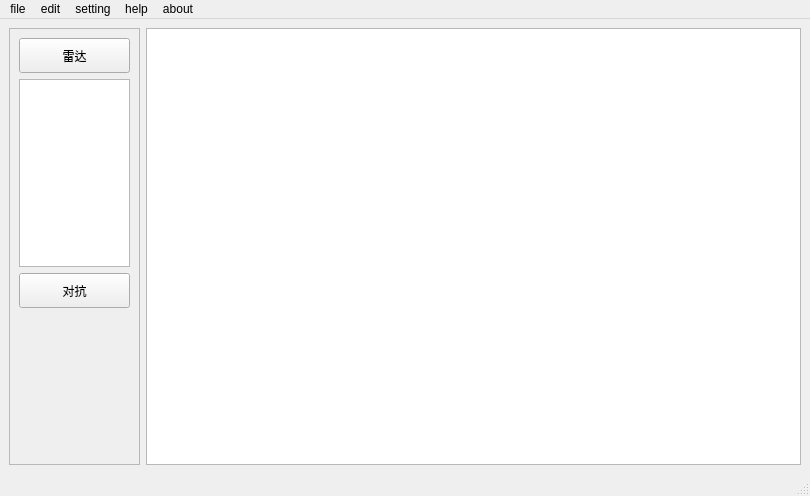
<?xml version="1.0" encoding="UTF-8"?>
<ui version="4.0">
 <class>MainWindowNew</class>
 <widget class="QMainWindow" name="MainWindowNew">
  <property name="geometry">
   <rect>
    <x>0</x>
    <y>0</y>
    <width>810</width>
    <height>496</height>
   </rect>
  </property>
  <property name="windowTitle">
   <string>MainWindow</string>
  </property>
  <widget class="QWidget" name="centralwidget">
   <layout class="QGridLayout" name="gridLayout" columnstretch="1,5">
    <item row="0" column="1">
     <widget class="QGraphicsView" name="graphicsView">
      <property name="frameShape">
       <enum>QFrame::StyledPanel</enum>
      </property>
      <property name="frameShadow">
       <enum>QFrame::Plain</enum>
      </property>
      <property name="sizeAdjustPolicy">
       <enum>QAbstractScrollArea::AdjustToContents</enum>
      </property>
     </widget>
    </item>
    <item row="0" column="0">
     <widget class="QScrollArea" name="scrollArea">
      <property name="widgetResizable">
       <bool>true</bool>
      </property>
      <widget class="QWidget" name="scrollAreaWidgetContents">
       <property name="geometry">
        <rect>
         <x>0</x>
         <y>0</y>
         <width>129</width>
         <height>435</height>
        </rect>
       </property>
       <layout class="QVBoxLayout" name="verticalLayout_2">
        <item>
         <layout class="QVBoxLayout" name="verticalLayout">
          <item>
           <widget class="QPushButton" name="RadarListButton">
            <property name="sizePolicy">
             <sizepolicy hsizetype="Minimum" vsizetype="Fixed">
              <horstretch>0</horstretch>
              <verstretch>0</verstretch>
             </sizepolicy>
            </property>
            <property name="minimumSize">
             <size>
              <width>0</width>
              <height>35</height>
             </size>
            </property>
            <property name="maximumSize">
             <size>
              <width>16777215</width>
              <height>35</height>
             </size>
            </property>
            <property name="text">
             <string>雷达</string>
            </property>
            <property name="autoDefault">
             <bool>false</bool>
            </property>
            <property name="default">
             <bool>false</bool>
            </property>
            <property name="flat">
             <bool>false</bool>
            </property>
           </widget>
          </item>
          <item>
           <widget class="DragListWidget" name="RadarListWidget">
            <property name="minimumSize">
             <size>
              <width>100</width>
              <height>50</height>
             </size>
            </property>
            <property name="maximumSize">
             <size>
              <width>100000</width>
              <height>100000</height>
             </size>
            </property>
           </widget>
          </item>
          <item>
           <widget class="QPushButton" name="RivalListButton">
            <property name="minimumSize">
             <size>
              <width>0</width>
              <height>35</height>
             </size>
            </property>
            <property name="text">
             <string>对抗</string>
            </property>
           </widget>
          </item>
         </layout>
        </item>
        <item>
         <spacer name="verticalSpacer">
          <property name="orientation">
           <enum>Qt::Vertical</enum>
          </property>
          <property name="sizeHint" stdset="0">
           <size>
            <width>20</width>
            <height>150</height>
           </size>
          </property>
         </spacer>
        </item>
       </layout>
      </widget>
     </widget>
    </item>
   </layout>
  </widget>
  <widget class="QMenuBar" name="menubar">
   <property name="geometry">
    <rect>
     <x>0</x>
     <y>0</y>
     <width>810</width>
     <height>21</height>
    </rect>
   </property>
   <widget class="QMenu" name="menufile">
    <property name="title">
     <string>file</string>
    </property>
    <addaction name="actionnewFile"/>
    <addaction name="actionsaveFile"/>
   </widget>
   <widget class="QMenu" name="menuedit">
    <property name="title">
     <string>edit</string>
    </property>
   </widget>
   <widget class="QMenu" name="menusetting">
    <property name="title">
     <string>setting</string>
    </property>
   </widget>
   <widget class="QMenu" name="menuhelp">
    <property name="title">
     <string>help</string>
    </property>
   </widget>
   <widget class="QMenu" name="menuabout">
    <property name="title">
     <string>about</string>
    </property>
    <addaction name="actionabout_DPSP"/>
    <addaction name="actionabout_us"/>
   </widget>
   <addaction name="menufile"/>
   <addaction name="menuedit"/>
   <addaction name="menusetting"/>
   <addaction name="menuhelp"/>
   <addaction name="menuabout"/>
  </widget>
  <widget class="QStatusBar" name="statusBar"/>
  <action name="actionnewFile">
   <property name="text">
    <string>newFile</string>
   </property>
  </action>
  <action name="actionsaveFile">
   <property name="text">
    <string>saveFile</string>
   </property>
  </action>
  <action name="actionabout_DPSP">
   <property name="text">
    <string>about DPSP</string>
   </property>
  </action>
  <action name="actionabout_us">
   <property name="text">
    <string>about us</string>
   </property>
  </action>
 </widget>
 <customwidgets>
  <customwidget>
   <class>DragListWidget</class>
   <extends>QListWidget</extends>
   <header location="global">draglistwidget.h</header>
  </customwidget>
 </customwidgets>
 <resources/>
 <connections/>
</ui>
